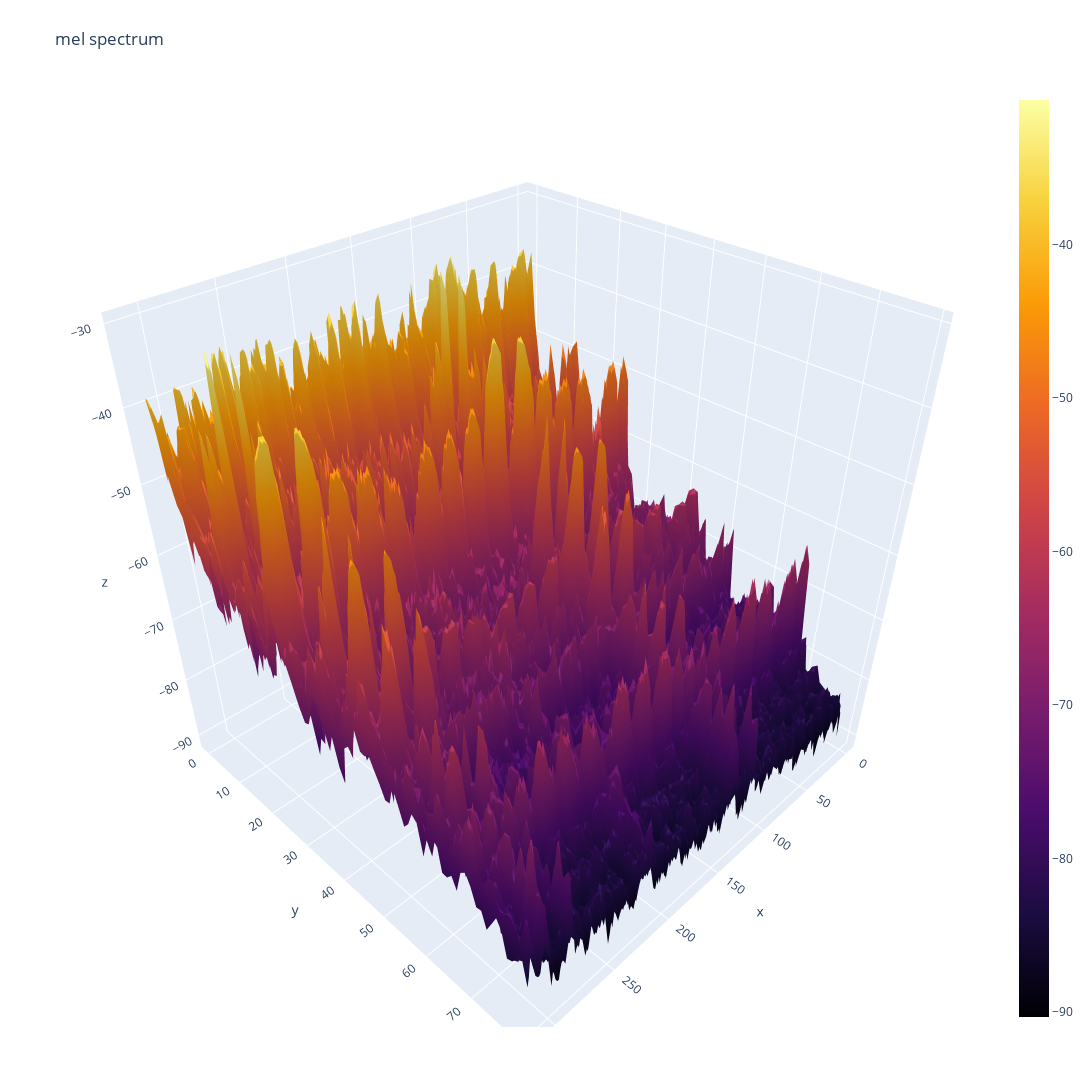

Notebook cell for this chart:
### Code cell
import plotly.graph_objects as go

fig = go.Figure(data=[go.Surface(z=mel_data,
                  colorscale='Inferno')])

fig.update_layout(title='mel spectrum', 
                  autosize=False,
                  width=1200, 
                  height=1200,
                  margin=dict(l=65, r=50, b=65, t=90))

fig.show()

### Figure 1 — Plotly figure (JSON) as saved in the notebook; plotly's stock layout.template omitted (floating-point values rounded to 4 significant figures; data arrays with more than 128 entries replaced by an {"elided": "..."} marker saying what was removed)
{"data": [{"colorscale": [[0, "#000004"], [0.1111, "#1b0c41"], [0.2222, "#4a0c6b"], [0.3333, "#781c6d"], [0.4444, "#a52c60"], [0.5556, "#cf4446"], [0.6667, "#ed6925"], [0.7778, "#fb9b06"], [0.8889, "#f7d13d"], [1, "#fcffa4"]], "type": "surface", "z": {"elided": "80x313 float values"}}], "layout": {"autosize": false, "height": 1200, "margin": {"b": 65, "l": 65, "r": 50, "t": 90}, "title": {"text": "mel spectrum"}, "width": 1200}}
